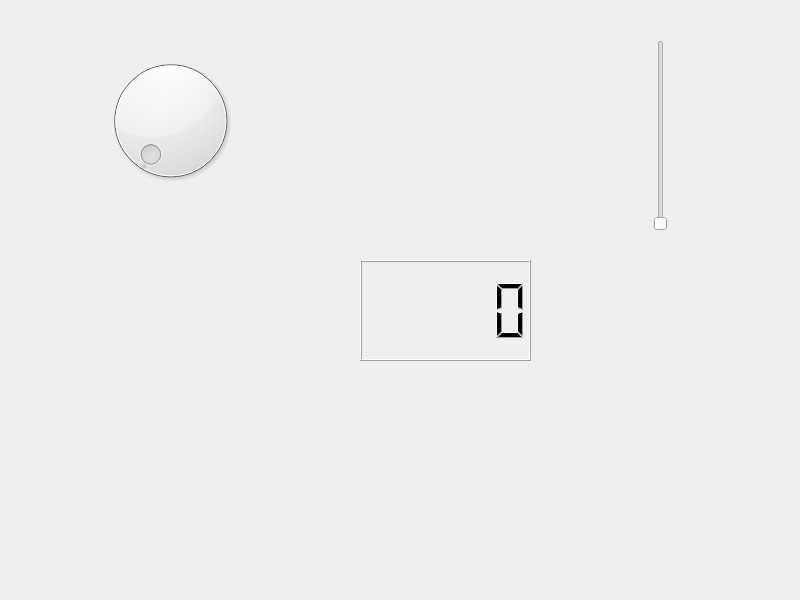
<?xml version="1.0" encoding="UTF-8"?>
<ui version="4.0">
 <class>Dialog</class>
 <widget class="QDialog" name="Dialog">
  <property name="geometry">
   <rect>
    <x>0</x>
    <y>0</y>
    <width>800</width>
    <height>600</height>
   </rect>
  </property>
  <property name="windowTitle">
   <string>Dialog</string>
  </property>
  <widget class="QLCDNumber" name="lcdNumber">
   <property name="geometry">
    <rect>
     <x>360</x>
     <y>260</y>
     <width>171</width>
     <height>101</height>
    </rect>
   </property>
  </widget>
  <widget class="QDial" name="dial">
   <property name="geometry">
    <rect>
     <x>100</x>
     <y>50</y>
     <width>141</width>
     <height>141</height>
    </rect>
   </property>
  </widget>
  <widget class="QSlider" name="verticalSlider">
   <property name="geometry">
    <rect>
     <x>630</x>
     <y>40</y>
     <width>61</width>
     <height>191</height>
    </rect>
   </property>
   <property name="orientation">
    <enum>Qt::Vertical</enum>
   </property>
  </widget>
 </widget>
 <resources/>
 <connections/>
</ui>
